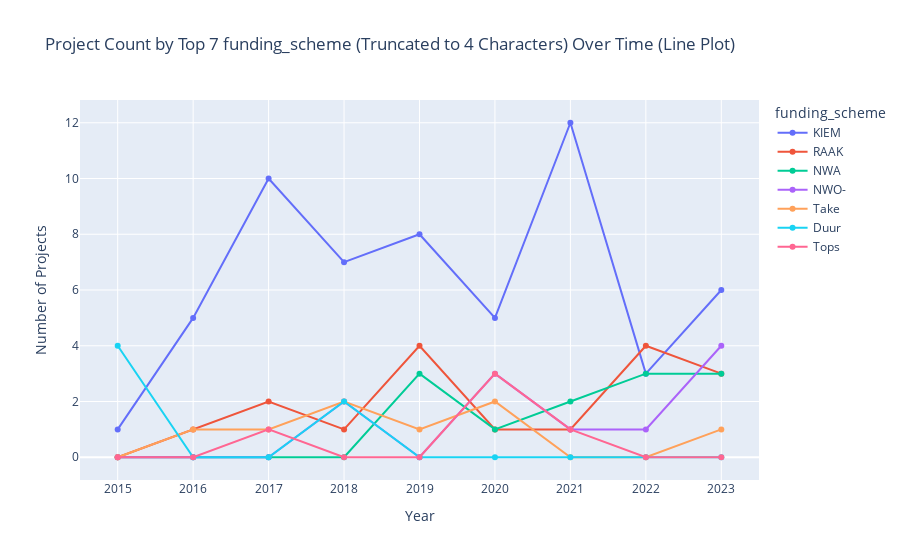
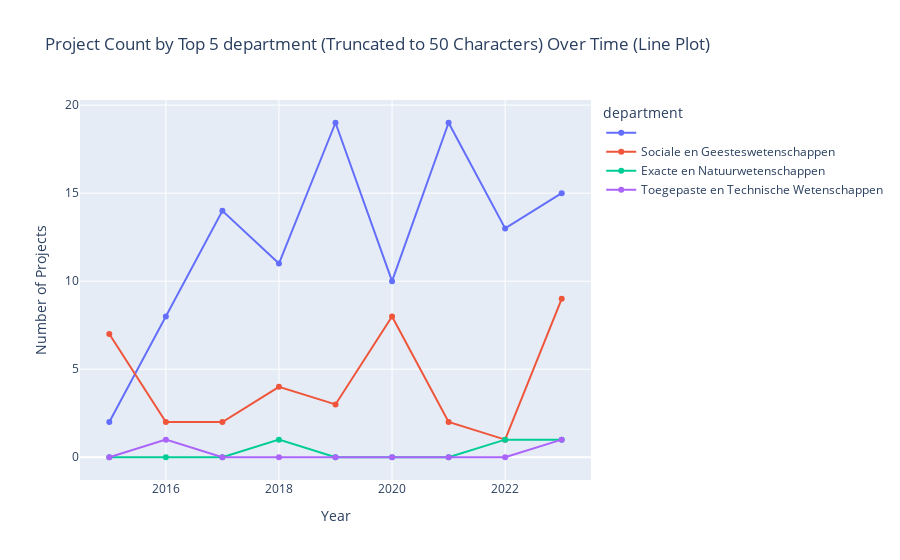

Notebook source saved alongside these figures, in order:
### Markdown cell above
#### **FUNDING SCHEMES** <a class="anchor" id="funding"></a>

### Code cell
def plot_top_n_schemes(df, column_name, start_year, end_year, top_n, max_characters, selected_topic_ids, values_to_exclude):
    # Convert 'start_date' to datetime format
    df['start_date'] = pd.to_datetime(df['start_date'])
    
    # Add truncated column
    truncated_column = f'truncated_{column_name}'
    df[truncated_column] = df[column_name].str[:max_characters]
    
    # Filter data
    filtered_data = df[
        (df['start_date'].dt.year >= start_year) &
        (df['start_date'].dt.year <= end_year) &
        (df['Topic'].isin(selected_topic_ids)) &
        (~df[column_name].isin(values_to_exclude))
    ]
    
    # Group data by year and truncated column
    grouped_data = filtered_data.groupby([filtered_data['start_date'].dt.year, truncated_column])['project_id'].count().unstack(fill_value=0)
    
    # Ensure all years are included in the index
    all_years = pd.Index(range(start_year, end_year + 1), name='Year')
    grouped_data = grouped_data.reindex(all_years, fill_value=0)
    
    # Calculate total counts for each truncated scheme
    total_counts = grouped_data.sum(axis=0)
    
    # Get the top N truncated schemes by count
    top_n_schemes = total_counts.nlargest(top_n).index
    
    # Filter the grouped data to include only the top N truncated schemes
    grouped_data = grouped_data[top_n_schemes]
    
    # Create the line plot
    line_fig = go.Figure()
    
    for scheme in top_n_schemes:
        if scheme in grouped_data.columns:
            # Adding trace to line plot
            line_fig.add_trace(go.Scatter(
                x=grouped_data.index,
                y=grouped_data[scheme],
                name=scheme,
                mode='lines+markers'
            ))
    
    # Update layout for the line plot
    line_fig.update_layout(
        title=f'Project Count by Top {top_n} {column_name} (Truncated to {max_characters} Characters) Over Time (Line Plot)',
        xaxis_title='Year',
        yaxis_title='Number of Projects',
        legend_title=column_name
    )
    
    # Show the line plot
    line_fig.show()


plot_top_n_schemes(
    df=df_projects,
    column_name='funding_scheme',
    start_year=START_YEAR,
    end_year=END_YEAR,
    top_n=7,
    max_characters=4, # truncate funding scheme names to get data grouped on a relevant level
    selected_topic_ids=SELECTED_TOPIC_IDS,
    values_to_exclude=[]
)


plot_top_n_schemes(
    df=df_projects,
    column_name='department',
    start_year=START_YEAR,
    end_year=END_YEAR,
    top_n=5,
    max_characters=50,
    selected_topic_ids=SELECTED_TOPIC_IDS,
    values_to_exclude=[]
)

plot_top_n_schemes(
    df=df_projects,
    column_name='department',
    start_year=START_YEAR,
    end_year=END_YEAR,
    top_n=5,
    max_characters=50,
    selected_topic_ids=SELECTED_TOPIC_IDS,
    values_to_exclude=['']  # remove empty values
)

plot_top_n_schemes(
    df=df_projects,
    column_name='sub_department',
    start_year=START_YEAR,
    end_year=END_YEAR,
    top_n=5,
    max_characters=50,
    selected_topic_ids=SELECTED_TOPIC_IDS,
    values_to_exclude=[]
)

plot_top_n_schemes(
    df=df_projects,
    column_name='sub_department',
    start_year=START_YEAR,
    end_year=END_YEAR,
    top_n=5,
    max_characters=50,
    selected_topic_ids=SELECTED_TOPIC_IDS,
    values_to_exclude=['']  # remove empty values
)

### Figure 1 — Plotly figure (JSON) as saved in the notebook; plotly's stock layout.template omitted (floating-point values rounded to 4 significant figures)
{"data": [{"mode": "lines+markers", "name": "KIEM", "type": "scatter", "x": [2015, 2016, 2017, 2018, 2019, 2020, 2021, 2022, 2023], "y": [1, 5, 10, 7, 8, 5, 12, 3, 6]}, {"mode": "lines+markers", "name": "RAAK", "type": "scatter", "x": [2015, 2016, 2017, 2018, 2019, 2020, 2021, 2022, 2023], "y": [0, 1, 2, 1, 4, 1, 1, 4, 3]}, {"mode": "lines+markers", "name": "NWA ", "type": "scatter", "x": [2015, 2016, 2017, 2018, 2019, 2020, 2021, 2022, 2023], "y": [0, 0, 0, 0, 3, 1, 2, 3, 3]}, {"mode": "lines+markers", "name": "NWO-", "type": "scatter", "x": [2015, 2016, 2017, 2018, 2019, 2020, 2021, 2022, 2023], "y": [0, 0, 0, 2, 0, 3, 1, 1, 4]}, {"mode": "lines+markers", "name": "Take", "type": "scatter", "x": [2015, 2016, 2017, 2018, 2019, 2020, 2021, 2022, 2023], "y": [0, 1, 1, 2, 1, 2, 0, 0, 1]}, {"mode": "lines+markers", "name": "Duur", "type": "scatter", "x": [2015, 2016, 2017, 2018, 2019, 2020, 2021, 2022, 2023], "y": [4, 0, 0, 2, 0, 0, 0, 0, 0]}, {"mode": "lines+markers", "name": "Tops", "type": "scatter", "x": [2015, 2016, 2017, 2018, 2019, 2020, 2021, 2022, 2023], "y": [0, 0, 1, 0, 0, 3, 1, 0, 0]}], "layout": {"legend": {"title": {"text": "funding_scheme"}}, "title": {"text": "Project Count by Top 7 funding_scheme (Truncated to 4 Characters) Over Time (Line Plot)"}, "xaxis": {"title": {"text": "Year"}}, "yaxis": {"title": {"text": "Number of Projects"}}}}

### Figure 2 — Plotly figure (JSON) as saved in the notebook; plotly's stock layout.template omitted (floating-point values rounded to 4 significant figures)
{"data": [{"mode": "lines+markers", "name": "", "type": "scatter", "x": [2015, 2016, 2017, 2018, 2019, 2020, 2021, 2022, 2023], "y": [2, 8, 14, 11, 19, 10, 19, 13, 15]}, {"mode": "lines+markers", "name": "Sociale en Geesteswetenschappen", "type": "scatter", "x": [2015, 2016, 2017, 2018, 2019, 2020, 2021, 2022, 2023], "y": [7, 2, 2, 4, 3, 8, 2, 1, 9]}, {"mode": "lines+markers", "name": "Exacte en Natuurwetenschappen", "type": "scatter", "x": [2015, 2016, 2017, 2018, 2019, 2020, 2021, 2022, 2023], "y": [0, 0, 0, 1, 0, 0, 0, 1, 1]}, {"mode": "lines+markers", "name": "Toegepaste en Technische Wetenschappen", "type": "scatter", "x": [2015, 2016, 2017, 2018, 2019, 2020, 2021, 2022, 2023], "y": [0, 1, 0, 0, 0, 0, 0, 0, 1]}], "layout": {"legend": {"title": {"text": "department"}}, "title": {"text": "Project Count by Top 5 department (Truncated to 50 Characters) Over Time (Line Plot)"}, "xaxis": {"title": {"text": "Year"}}, "yaxis": {"title": {"text": "Number of Projects"}}}}
